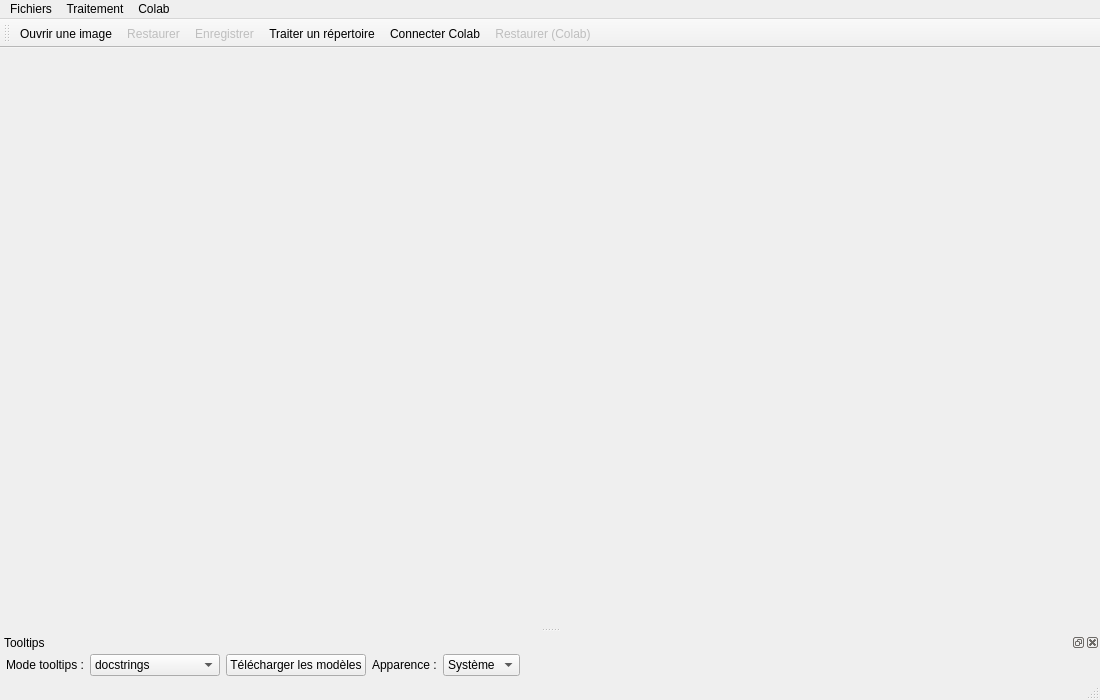
<?xml version="1.0" encoding="UTF-8"?>
<ui version="4.0">
 <class>MainWindow</class>
 <widget class="QMainWindow" name="MainWindow">
  <property name="geometry">
   <rect>
    <x>0</x>
    <y>0</y>
    <width>1100</width>
    <height>700</height>
   </rect>
  </property>
  <property name="windowTitle">
   <string>Media Restorer — Photo Restoration</string>
  </property>
  <widget class="QWidget" name="centralwidget">
   <layout class="QVBoxLayout" name="verticalLayout">
    <item>
     <widget class="QWidget" name="imageContainer">
      <property name="sizePolicy">
       <sizepolicy hsizetype="Preferred" vsizetype="Expanding">
        <horstretch>0</horstretch>
        <verstretch>1</verstretch>
       </sizepolicy>
      </property>
      <layout class="QVBoxLayout" name="imageLayout">
       <property name="leftMargin">
        <number>0</number>
       </property>
       <property name="topMargin">
        <number>0</number>
       </property>
       <property name="rightMargin">
        <number>0</number>
       </property>
       <property name="bottomMargin">
        <number>0</number>
       </property>
      </layout>
     </widget>
    </item>
   </layout>
  </widget>
  <widget class="QMenuBar" name="menubar">
   <property name="geometry">
    <rect>
     <x>0</x>
     <y>0</y>
     <width>1100</width>
     <height>22</height>
    </rect>
   </property>
   <widget class="QMenu" name="menuFichiers">
    <property name="title">
     <string>Fichiers</string>
    </property>
    <addaction name="actionOpen"/>
    <addaction name="actionSave"/>
   </widget>
   <widget class="QMenu" name="menuTraitement">
    <property name="title">
     <string>Traitement</string>
    </property>
    <addaction name="actionRestore"/>
    <addaction name="actionBatch"/>
   </widget>
   <widget class="QMenu" name="menuColab">
    <property name="title">
     <string>Colab</string>
    </property>
    <addaction name="actionColabConnect"/>
    <addaction name="actionColabRestore"/>
   </widget>
   <addaction name="menuFichiers"/>
   <addaction name="menuTraitement"/>
   <addaction name="menuColab"/>
  </widget>
  <widget class="QStatusBar" name="statusbar"/>
  <widget class="QToolBar" name="toolBar">
   <property name="windowTitle">
    <string>Outils</string>
   </property>
   <attribute name="toolBarArea">
    <enum>TopToolBarArea</enum>
   </attribute>
   <attribute name="toolBarBreak">
    <bool>false</bool>
   </attribute>
   <addaction name="actionOpen"/>
   <addaction name="actionRestore"/>
   <addaction name="actionSave"/>
   <addaction name="actionBatch"/>
   <addaction name="actionColabConnect"/>
   <addaction name="actionColabRestore"/>
  </widget>
  <action name="actionOpen">
   <property name="icon">
    <iconset resource="../resources/icons/media_restorer.qrc">
     <normaloff>:/icons/folder-open.png</normaloff>:/icons/folder-open.png
    </iconset>
   </property>
   <property name="text">
    <string>Ouvrir une image</string>
   </property>
   <property name="toolTip">
    <string>Ouvrir une image (Ctrl+O)</string>
   </property>
   <property name="shortcut">
    <string>Ctrl+O</string>
   </property>
  </action>
  <action name="actionRestore">
   <property name="enabled">
    <bool>false</bool>
   </property>
   <property name="icon">
    <iconset resource="../resources/icons/media_restorer.qrc">
     <normaloff>:/icons/object-rotate-right.png</normaloff>:/icons/object-rotate-right.png
    </iconset>
   </property>
   <property name="text">
    <string>Restaurer</string>
   </property>
   <property name="toolTip">
    <string>Restaurer l'image avec le moteur sélectionné (Ctrl+R)</string>
   </property>
   <property name="shortcut">
    <string>Ctrl+R</string>
   </property>
  </action>
  <action name="actionSave">
   <property name="enabled">
    <bool>false</bool>
   </property>
   <property name="icon">
    <iconset resource="../resources/icons/media_restorer.qrc">
     <normaloff>:/icons/document-save-2.png</normaloff>:/icons/document-save-2.png
    </iconset>
   </property>
   <property name="text">
    <string>Enregistrer</string>
   </property>
   <property name="toolTip">
    <string>Enregistrer l'image restaurée (Ctrl+S)</string>
   </property>
   <property name="shortcut">
    <string>Ctrl+S</string>
   </property>
  </action>
  <action name="actionBatch">
   <property name="icon">
    <iconset resource="../resources/icons/media_restorer.qrc">
     <normaloff>:/icons/system-file-manager-3.png</normaloff>:/icons/system-file-manager-3.png
    </iconset>
   </property>
   <property name="text">
    <string>Traiter un répertoire</string>
   </property>
   <property name="toolTip">
    <string>Traiter toutes les images d'un répertoire (Ctrl+B)</string>
   </property>
   <property name="shortcut">
    <string>Ctrl+B</string>
   </property>
  </action>
  <action name="actionColabConnect">
   <property name="icon">
    <iconset resource="../resources/icons/media_restorer.qrc">
     <normaloff>:/icons/preferences-system-network-2.png</normaloff>:/icons/preferences-system-network-2.png
    </iconset>
   </property>
   <property name="text">
    <string>Connecter Colab</string>
   </property>
   <property name="toolTip">
    <string>Saisir l'URL du tunnel cloudflared (Ctrl+Shift+C)</string>
   </property>
   <property name="shortcut">
    <string>Ctrl+Shift+C</string>
   </property>
  </action>
  <action name="actionColabRestore">
   <property name="enabled">
    <bool>false</bool>
   </property>
   <property name="icon">
    <iconset resource="../resources/icons/media_restorer.qrc">
     <normaloff>:/icons/atom-32x32-14323.png</normaloff>:/icons/atom-32x32-14323.png
    </iconset>
   </property>
   <property name="text">
    <string>Restaurer (Colab)</string>
   </property>
   <property name="toolTip">
    <string>Restaurer via Google Colab GPU (Ctrl+Shift+R)</string>
   </property>
   <property name="shortcut">
    <string>Ctrl+Shift+R</string>
   </property>
  </action>
  <widget class="QDockWidget" name="dockTooltips">
   <attribute name="dockWidgetArea">
    <number>8</number>
   </attribute>
   <property name="windowTitle">
    <string>Tooltips</string>
   </property>
   <widget class="QWidget" name="dockTooltipsContents">
    <layout class="QHBoxLayout" name="hLayoutTooltips">
     <property name="leftMargin">
      <number>6</number>
     </property>
     <property name="topMargin">
      <number>2</number>
     </property>
     <property name="rightMargin">
      <number>6</number>
     </property>
     <property name="bottomMargin">
      <number>2</number>
     </property>
     <item>
      <widget class="QLabel" name="labelTooltipMode">
       <property name="text">
        <string>Mode tooltips :</string>
       </property>
      </widget>
     </item>
     <item>
      <widget class="QComboBox" name="comboTooltipMode">
       <item>
        <property name="text">
         <string>docstrings</string>
        </property>
       </item>
       <item>
        <property name="text">
         <string>code</string>
        </property>
       </item>
       <item>
        <property name="text">
         <string>priority_docstrings</string>
        </property>
       </item>
      </widget>
     </item>
     <item>
      <widget class="QPushButton" name="btnDownloadModels">
       <property name="text">
        <string>Télécharger les modèles</string>
       </property>
       <property name="toolTip">
        <string>Télécharger les poids manquants depuis leurs dépôts officiels</string>
       </property>
      </widget>
     </item>
     <item>
      <widget class="QLabel" name="labelSkin">
       <property name="text">
        <string>Apparence :</string>
       </property>
      </widget>
     </item>
     <item>
      <widget class="QComboBox" name="comboSkin">
       <property name="toolTip">
        <string>Apparence de l'application — « Système » détecte le thème clair/sombre de l'OS</string>
       </property>
       <item>
        <property name="text">
         <string>Système</string>
        </property>
       </item>
       <item>
        <property name="text">
         <string>Clair</string>
        </property>
       </item>
       <item>
        <property name="text">
         <string>Sombre</string>
        </property>
       </item>
      </widget>
     </item>
     <item>
      <spacer name="spacerTooltips">
       <property name="orientation">
        <enum>Qt::Horizontal</enum>
       </property>
       <property name="sizeHint" stdset="0">
        <size>
         <width>40</width>
         <height>20</height>
        </size>
       </property>
      </spacer>
     </item>
    </layout>
   </widget>
  </widget>
 </widget>
 <resources>
  <include location="../resources/icons/media_restorer.qrc"/>
 </resources>
 <connections/>
</ui>
